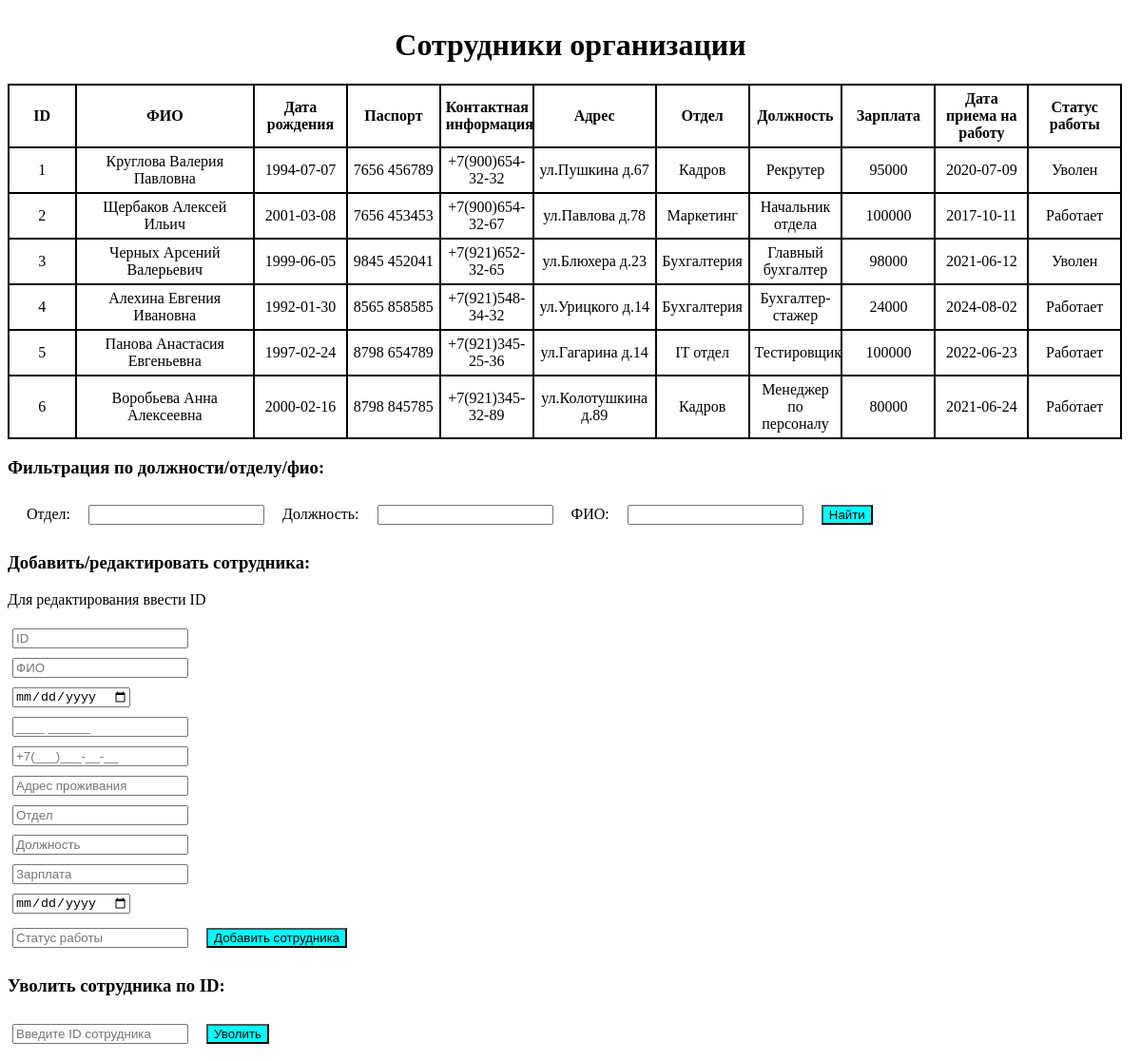
Before: / with the older database file.
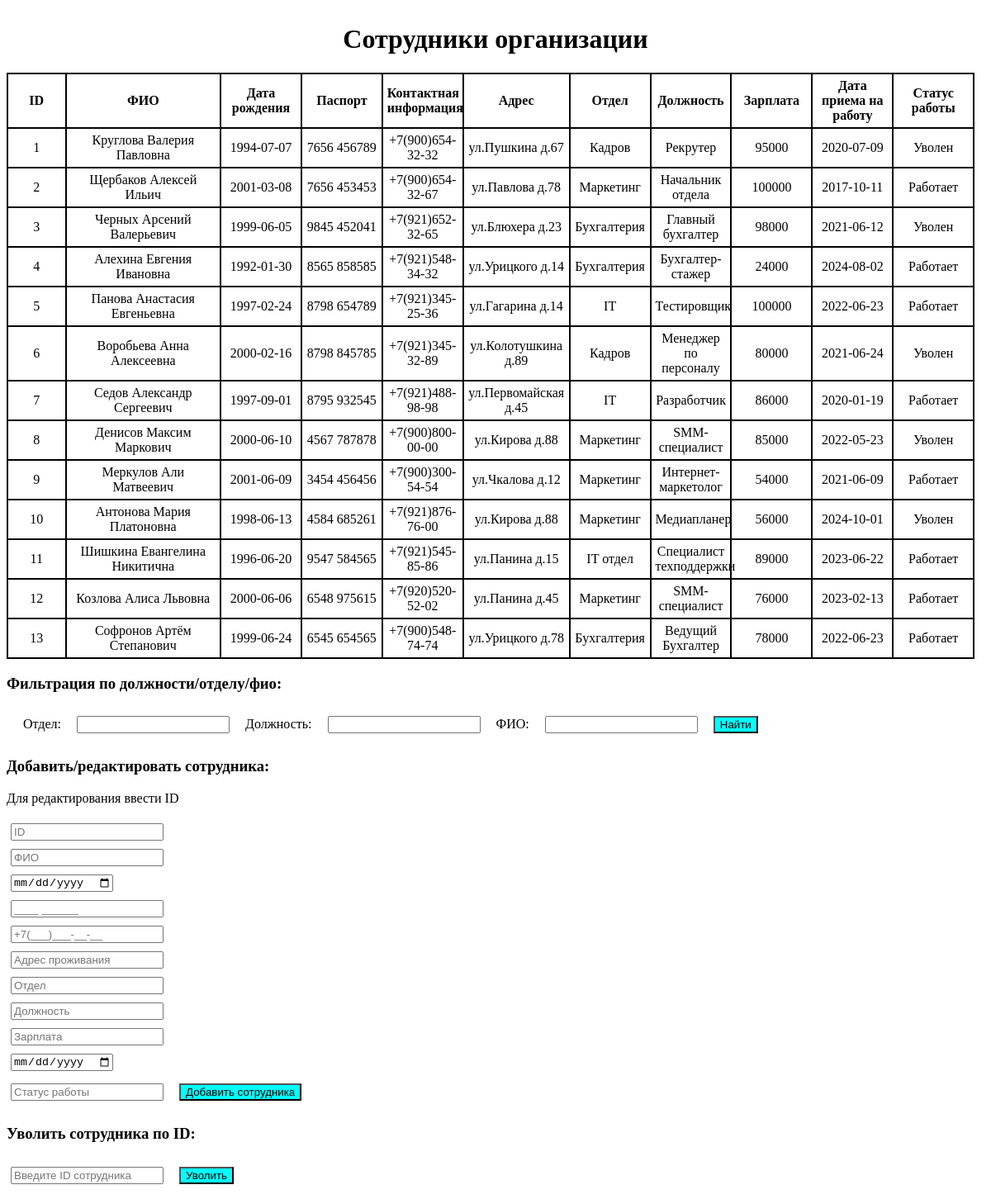
After: the same page with the newer database file.
### tables this page shows
CREATE TABLE `sotr` (
  `ID` int(11) NOT NULL,
  `FIO` varchar(75) NOT NULL,
  `DataRozhdenia` date NOT NULL,
  `Pasport` varchar(15) NOT NULL,
  `KontaktnayaInfa` varchar(75) NOT NULL,
  `Adres` varchar(75) NOT NULL,
  `Otdel` varchar(75) NOT NULL,
  `Dolzhnost` varchar(75) NOT NULL,
  `Zarplata` int(11) NOT NULL,
  `DataPrinatia` date NOT NULL,
  `Statusr` varchar(10) NOT NULL
);

### index.php (the view, shortened to what this page needs)
<!DOCTYPE html>
<html lang="en">
<head>
    <link href="style.css" rel="stylesheet" type="text/css">
</head>
<body>
<?php
require_once 'config.php';
$FOtdel = isset($_GET['FOtdel']) ?$_GET['FOtdel'] : '';
$FDolzhnost = isset($_GET['FDolzhnost']) ?$_GET['FDolzhnost'] : '';$FFIO = isset($_GET['FFIO']) ?$_GET['FFIO'] : '';
$query = "SELECT * FROM sotr WHERE 1=1";
$result = mysqli_query($conn, $query);
$list = array();
while ($row = mysqli_fetch_assoc($result)) {
$list[] = $row;
}
?>
<h1>Сотрудники организации</h1>
<table>
<thead>
    <th style=width:5%>ID</th>
    <th style=width:15%;>ФИО</th>
    <th>Дата рождения</th>
    <th>Паспорт</th>
    <th>Контактная информация</th>
    <th style=width:10%;>Адрес</th>
    <th>Отдел</th>
    <th>Должность</th>
    <th>Зарплата</th>
    <th>Дата приема на работу</th>
    <th>Статус работы</th>
</thead>
<tbody>
    <?php foreach($list as $item): ?>
        <tr>
            <td> <?php echo htmlspecialchars($item['ID']);?></td>
            <td> <?php echo htmlspecialchars($item['FIO']);?></td>
            <td> <?php echo htmlspecialchars($item['DataRozhdenia']);?></td>
            <td> <?php echo htmlspecialchars($item['Pasport']);?></td>
            <td> <?php echo htmlspecialchars($item['KontaktnayaInfa']);?></td>
            <td> <?php echo htmlspecialchars($item['Adres']);?></td>
            <td> <?php echo htmlspecialchars($item['Otdel']);?></td>
            <td> <?php echo htmlspecialchars($item['Dolzhnost']);?></td>
            <td> <?php echo htmlspecialchars($item['Zarplata']);?></td>
            <td> <?php echo htmlspecialchars($item['DataPrinatia']);?></td>
            <td> <?php echo htmlspecialchars($item['Statusr']);?></td>
        </tr>
    <?php endforeach; ?>
</tbody>
</table>
<h3> Фильтрация по должности/отделу/фио: </h3>
<form class = "filtr" method="GET" action="">
    <label class = "filtr" for="Otdel">Отдел:</label>
    <input type="text" id="Otdel" name="FOtdel" value="<?php echo htmlspecialchars($FOtdel); ?>">
    <label class = "filtr" for="Dolzhnost">Должность:</label>
    <input type="text" id="Dolzhnost" name="FDolzhnost" value="<?php echo htmlspecialchars($FDolzhnost); ?>">
    <label class = "filtr" for="FIO">ФИО:</label>
    <input type="text" id="FIO" name="FFIO" value="<?php echo htmlspecialchars($FFIO); ?>">
    <button type="submit">Найти</button>
</form>
<h3>Добавить/редактировать сотрудника:</h3>
<p>Для редактирования ввести ID</p>
<form method="POST" action="">
    <input type="text" name="ID" placeholder="ID"><br>
    <input type="text" name="FIO" placeholder="ФИО" required><br>
    <input type="date" name="DataRozhdenia" placeholder="Дата рождения" required><br>
    <input type="text" id="pasport" name="Pasport" placeholder="____ ______" required><br>
    <input type="text" id="phone" name="KontaktnayaInfa" placeholder="+7(___)___-__-__" required><br>
    <input type="text" name="Adres" placeholder="Адрес проживания" required><br>
    <input type="text" name="Otdel" placeholder="Отдел" required><br>
    <input type="text" name="Dolzhnost" placeholder="Должность" required><br>
    <input type="number" name="Zarplata" placeholder="Зарплата" required><br>
    <input type="date" name="DataPrinatia" placeholder="Дата принятия на работу" required><br>
    <input type="text" name="Statusr" placeholder="Статус работы" required>
    <button type="submit">Добавить сотрудника</button>
</form>
<h3>Уволить сотрудника по ID:</h3>
<form method="POST" action="">
    <input type="number" name="id" placeholder="Введите ID сотрудника" required>
    <button type="submit">Уволить</button>
</form>
</body>
</html>

### style.css (style rules this page uses)
h1 { text-align: center; }
body { font-size: 16px; align-content: center; }
table { table-layout: fixed; width: 99%; border-collapse: collapse; border: 2px solid rgb(0, 0, 0); }
th, td { padding: 5px; border: 2px solid rgb(0, 0, 0); text-align: center; }
.filtr { margin: 10px; font-size: 16px; align-content: center; }
button { margin: 10px; background-color:aqua; }
label { margin: 5px; }
input { box-sizing: border-box; margin: 5px; }

Changed rows visible on the page:
changed sotr "Панова Анастасия Евгеньевна": Otdel "IT отдел" → "IT"
changed sotr "Воробьева Анна Алексеевна": Statusr "Работает" → "Уволен"
added sotr: ID "7", FIO "Седов Александр Сергеевич", DataRozhdenia "1997-09-01", Pasport "8795 932545", KontaktnayaInfa "+7(921)488-98-98", Adres "ул.Первомайская д.45", Otdel "IT", Dolzhnost "Разработчик", Zarplata "86000", DataPrinatia "2020-01-19", Statusr "Работает"
added sotr: ID "8", FIO "Денисов Максим Маркович", DataRozhdenia "2000-06-10", Pasport "4567 787878", KontaktnayaInfa "+7(900)800-00-00", Adres "ул.Кирова д.88", Otdel "Маркетинг", Dolzhnost "SMM-специалист", Zarplata "85000", DataPrinatia "2022-05-23", Statusr "Уволен"
added sotr: ID "9", FIO "Меркулов Али Матвеевич", DataRozhdenia "2001-06-09", Pasport "3454 456456", KontaktnayaInfa "+7(900)300-54-54", Adres "ул.Чкалова д.12", Otdel "Маркетинг", Dolzhnost "Интернет-маркетолог", Zarplata "54000", DataPrinatia "2021-06-09", Statusr "Работает"
added sotr: ID "10", FIO "Антонова Мария Платоновна", DataRozhdenia "1998-06-13", Pasport "4584 685261", KontaktnayaInfa "+7(921)876-76-00", Adres "ул.Кирова д.88", Otdel "Маркетинг", Dolzhnost "Медиапланер", Zarplata "56000", DataPrinatia "2024-10-01", Statusr "Уволен"
added sotr: ID "11", FIO "Шишкина Евангелина Никитична", DataRozhdenia "1996-06-20", Pasport "9547 584565", KontaktnayaInfa "+7(921)545-85-86", Adres "ул.Панина д.15", Otdel "IT отдел", Dolzhnost "Специалист техподдержки", Zarplata "89000", DataPrinatia "2023-06-22", Statusr "Работает"
added sotr: ID "12", FIO "Козлова Алиса Львовна", DataRozhdenia "2000-06-06", Pasport "6548 975615", KontaktnayaInfa "+7(920)520-52-02", Adres "ул.Панина д.45", Otdel "Маркетинг", Dolzhnost "SMM-специалист", Zarplata "76000", DataPrinatia "2023-02-13", Statusr "Работает"
added sotr: ID "13", FIO "Софронов Артём Степанович", DataRozhdenia "1999-06-24", Pasport "6545 654565", KontaktnayaInfa "+7(900)548-74-74", Adres "ул.Урицкого д.78", Otdel "Бухгалтерия", Dolzhnost "Ведущий Бухгалтер", Zarplata "78000", DataPrinatia "2022-06-23", Statusr "Работает"
